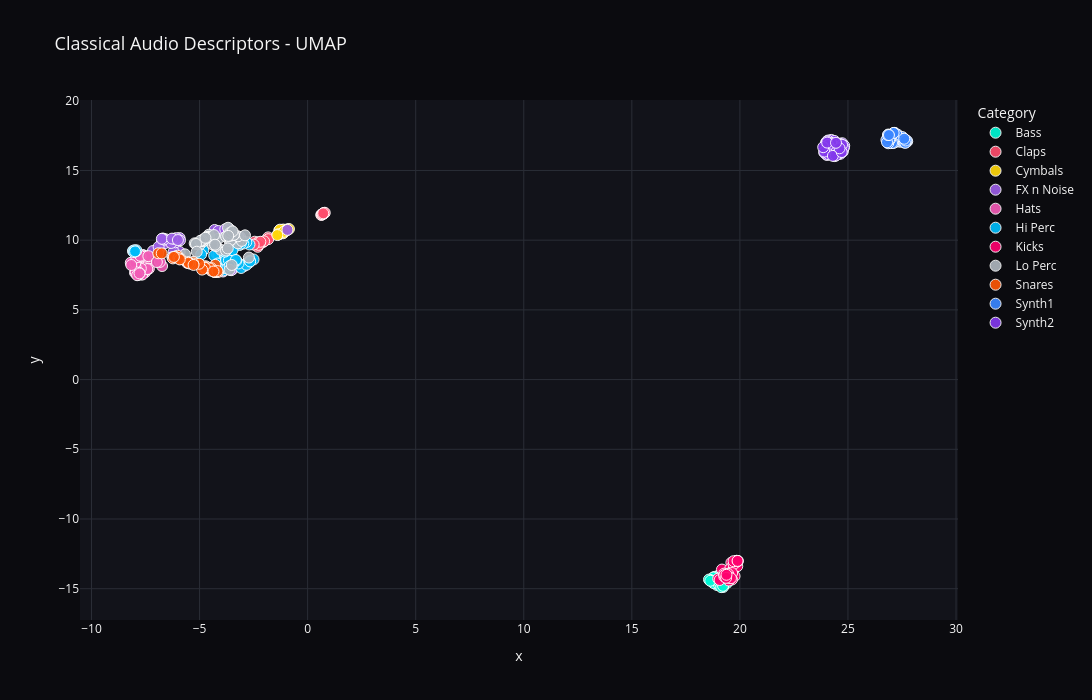

This figure's notebook cell:
### Code cell
make_interactive_plot(plot_classical, "Classical Audio Descriptors - UMAP")

### Figure 1 — Plotly figure (JSON) as saved in the notebook; plotly's stock layout.template omitted (floating-point values rounded to 4 significant figures)
{"data": [{"customdata": [["TB_Kick[Hit]_01.wav", "Bass"], ["TB_Kick[Hit]_02.wav", "Bass"], ["TB_Kick[Hit]_03.wav", "Bass"], ["TB_Kick[Hit]_04.wav", "Bass"], ["TB_Kick[Hit]_05.wav", "Bass"], ["TB_Kick[Hit]_06.wav", "Bass"], ["TB_Kick[Hit]_07.wav", "Bass"], ["TB_Kick[Hit]_08.wav", "Bass"], ["TB_Kick[Hit]_09.wav", "Bass"], ["TB_Kick[Hit]_10.wav", "Bass"], ["TB_Kick[Hit]_11.wav", "Bass"], ["TB_Kick[Hit]_12.wav", "Bass"], ["TB_Kick[Hit]_13.wav", "Bass"], ["TB_Kick[Hit]_14.wav", "Bass"], ["TB_Kick[Hit]_15.wav", "Bass"], ["TB_Kick[Hit]_16.wav", "Bass"], ["TB_Kick[Hit]_17.wav", "Bass"], ["TB_Kick[Hit]_18.wav", "Bass"], ["TB_Kick[Hit]_19.wav", "Bass"], ["TB_Kick[Hit]_20.wav", "Bass"]], "hovertemplate": "label=%{customdata[1]}<br>x=%{x}<br>y=%{y}<br>filename=%{customdata[0]}<extra></extra>", "legendgroup": "Bass", "marker": {"color": "#00f5d4", "line": {"color": "white", "width": 1}, "opacity": 0.92, "size": 11, "symbol": "circle"}, "mode": "markers", "name": "Bass", "orientation": "v", "showlegend": true, "type": "scatter", "x": [18.71, 19.26, 18.87, 19.02, 18.68, 18.94, 18.77, 19.41, 18.78, 18.83, 19.1, 18.77, 18.66, 18.57, 19.03, 19.22, 19.04, 19.14, 19.22, 18.63], "xaxis": "x", "y": [-14.36, -14.72, -14.3, -14.05, -14.43, -14.74, -14.55, -14.58, -14.59, -14.15, -14.69, -14.19, -14.4, -14.34, -14.71, -14.88, -14.52, -14.89, -14.79, -14.43], "yaxis": "y"}, {"customdata": [["WT_ClapA-01.wav", "Claps"], ["WT_ClapA-02.wav", "Claps"], ["WT_ClapA-03.wav", "Claps"], ["WT_ClapA-04.wav", "Claps"], ["WT_ClapA-05.wav", "Claps"], ["WT_ClapA-06.wav", "Claps"], ["WT_ClapA-07.wav", "Claps"], ["WT_ClapA-08.wav", "Claps"], ["WT_ClapA-09.wav", "Claps"], ["WT_ClapA-10.wav", "Claps"], ["WT_ClapA-11.wav", "Claps"], ["WT_ClapA-12.wav", "Claps"], ["WT_ClapB-01.wav", "Claps"], ["WT_ClapB-02.wav", "Claps"], ["WT_ClapB-03.wav", "Claps"], ["WT_ClapB-04.wav", "Claps"], ["WT_ClapB-05.wav", "Claps"], ["WT_ClapB-06.wav", "Claps"], ["WT_ClapB-07.wav", "Claps"], ["WT_ClapB-08.wav", "Claps"], ["WT_ClapB-09.wav", "Claps"], ["WT_ClapB-10.wav", "Claps"], ["WT_ClapB-11.wav", "Claps"], ["WT_ClapB-12.wav", "Claps"]], "hovertemplate": "label=%{customdata[1]}<br>x=%{x}<br>y=%{y}<br>filename=%{customdata[0]}<extra></extra>", "legendgroup": "Claps", "marker": {"color": "#ff4d6d", "line": {"color": "white", "width": 1}, "opacity": 0.92, "size": 11, "symbol": "circle"}, "mode": "markers", "name": "Claps", "orientation": "v", "showlegend": true, "type": "scatter", "x": [0.63, 0.6994, 0.7192, 0.6824, 0.7647, 0.6515, 0.697, 0.7532, 0.7229, 0.7909, 0.6862, 0.723, -2.451, -1.826, -1.823, -2.31, -2.087, -2.015, -2.3, -2.264, -2.231, -2.276, -2.189, -2.497], "xaxis": "x", "y": [11.81, 11.88, 11.91, 11.86, 11.94, 11.83, 11.88, 11.93, 11.9, 11.97, 11.87, 11.93, 9.89, 10.2, 10.07, 9.527, 9.845, 9.922, 9.836, 9.75, 9.708, 9.66, 9.885, 9.683], "yaxis": "y"}, {"customdata": [["WT_CymbalA-01.wav", "Cymbals"], ["WT_CymbalA-02.wav", "Cymbals"], ["WT_CymbalA-03.wav", "Cymbals"], ["WT_CymbalA-04.wav", "Cymbals"], ["WT_CymbalA-05.wav", "Cymbals"], ["WT_CymbalA-06.wav", "Cymbals"], ["WT_CymbalA-07.wav", "Cymbals"], ["WT_CymbalA-08.wav", "Cymbals"], ["WT_CymbalA-09.wav", "Cymbals"], ["WT_CymbalA-10.wav", "Cymbals"], ["WT_CymbalB-01.wav", "Cymbals"], ["WT_CymbalB-02.wav", "Cymbals"], ["WT_CymbalB-03.wav", "Cymbals"], ["WT_CymbalB-04.wav", "Cymbals"], ["WT_CymbalB-05.wav", "Cymbals"], ["WT_CymbalB-06.wav", "Cymbals"], ["WT_CymbalB-07.wav", "Cymbals"], ["WT_CymbalB-08.wav", "Cymbals"], ["WT_CymbalB-09.wav", "Cymbals"], ["WT_CymbalB-10.wav", "Cymbals"]], "hovertemplate": "label=%{customdata[1]}<br>x=%{x}<br>y=%{y}<br>filename=%{customdata[0]}<extra></extra>", "legendgroup": "Cymbals", "marker": {"color": "#ffd60a", "line": {"color": "white", "width": 1}, "opacity": 0.92, "size": 11, "symbol": "circle"}, "mode": "markers", "name": "Cymbals", "orientation": "v", "showlegend": true, "type": "scatter", "x": [-1.029, -1.008, -1.062, -1.194, -1.072, 24.09, -1.128, -0.9819, -1.317, -0.9321, -1.329, -1.083, -1.352, -1.217, -1.282, -0.8647, -1.135, -1.347, -1.097, -1.404], "xaxis": "x", "y": [10.73, 10.71, 10.72, 10.55, 10.72, 17.02, 10.76, 10.7, 10.68, 10.78, 10.42, 10.61, 10.42, 10.51, 10.75, 10.8, 10.49, 10.43, 10.6, 10.37], "yaxis": "y"}, {"customdata": [["WT_FXA-01.wav", "FX n Noise"], ["WT_FXA-02.wav", "FX n Noise"], ["WT_FXA-03.wav", "FX n Noise"], ["WT_FXA-04.wav", "FX n Noise"], ["WT_FXA-05.wav", "FX n Noise"], ["WT_FXA-06.wav", "FX n Noise"], ["WT_FXA-07.wav", "FX n Noise"], ["WT_FXA-08.wav", "FX n Noise"], ["WT_FXA-09.wav", "FX n Noise"], ["WT_FXA-10.wav", "FX n Noise"], ["WT_FXA-11.wav", "FX n Noise"], ["WT_FXA-12.wav", "FX n Noise"], ["WT_FXA-13.wav", "FX n Noise"], ["WT_FXA-14.wav", "FX n Noise"], ["WT_FXA-15.wav", "FX n Noise"], ["WT_FXA-16.wav", "FX n Noise"], ["WT_FXA-17.wav", "FX n Noise"], ["WT_FXA-18.wav", "FX n Noise"], ["WT_FXA-19.wav", "FX n Noise"], ["WT_FXA-20.wav", "FX n Noise"], ["WT_FXA-21.wav", "FX n Noise"], ["WT_FXA-22.wav", "FX n Noise"], ["WT_FXA-23.wav", "FX n Noise"], ["WT_FXB-01.wav", "FX n Noise"], ["WT_FXB-02.wav", "FX n Noise"], ["WT_FXB-03.wav", "FX n Noise"], ["WT_FXB-04.wav", "FX n Noise"], ["WT_FXB-05.wav", "FX n Noise"], ["WT_FXB-06.wav", "FX n Noise"], ["WT_FXB-07.wav", "FX n Noise"], ["WT_FXB-08.wav", "FX n Noise"], ["WT_FXB-09.wav", "FX n Noise"], ["WT_FXB-10.wav", "FX n Noise"], ["WT_FXB-11.wav", "FX n Noise"], ["WT_FXB-12.wav", "FX n Noise"], ["WT_FXB-13.wav", "FX n Noise"], ["WT_FXB-14.wav", "FX n Noise"], ["WT_FXB-15.wav", "FX n Noise"], ["WT_FXB-16.wav", "FX n Noise"], ["WT_FXB-17.wav", "FX n Noise"], ["WT_FXB-18.wav", "FX n Noise"], ["WT_FXB-19.wav", "FX n Noise"], ["WT_FXB-20.wav", "FX n Noise"], ["WT_FXB-21.wav", "FX n Noise"], ["WT_FXB-22.wav", "FX n Noise"], ["WT_FXB-23.wav", "FX n Noise"]], "hovertemplate": "label=%{customdata[1]}<br>x=%{x}<br>y=%{y}<br>filename=%{customdata[0]}<extra></extra>", "legendgroup": "FX n Noise", "marker": {"color": "#9b5de5", "line": {"color": "white", "width": 1}, "opacity": 0.92, "size": 11, "symbol": "circle"}, "mode": "markers", "name": "FX n Noise", "orientation": "v", "showlegend": true, "type": "scatter", "x": [-0.9333, -4.11, -5.923, -4.248, -6.2, -3.916, -4.03, -3.482, -4.239, -3.12, -6.259, -4.04, -3.689, -4.305, -4.213, -3.79, -3.541, -2.905, -4.13, -2.948, -3.81, -5.924, -3.619, -6.675, -6.533, -6.742, -6.594, -6.846, -6.63, -3.944, -7.159, -6.682, -5.907, -6.895, -6.29, -6.116, -6.129, -6.576, -6.316, -6.7, -6.653, -6.169, -6.746, -6.075, -6.275, -6.002], "xaxis": "x", "y": [10.74, 10.52, 9.161, 10.44, 9.175, 7.753, 8.934, 7.903, 8.251, 10.22, 8.783, 10.54, 10.58, 10.73, 9.024, 10.61, 7.846, 8.245, 10.66, 8.141, 10.79, 10.15, 10.79, 9.966, 9.9, 9.872, 10.02, 9.396, 9.763, 8.614, 9.222, 10.1, 9.984, 9.524, 10.0, 9.844, 10.06, 10.07, 9.798, 10.12, 10.04, 10.1, 10.1, 10.15, 10.11, 10.01], "yaxis": "y"}, {"customdata": [["WT_HatA-01.wav", "Hats"], ["WT_HatA-02.wav", "Hats"], ["WT_HatA-03.wav", "Hats"], ["WT_HatA-04.wav", "Hats"], ["WT_HatA-05.wav", "Hats"], ["WT_HatA-06.wav", "Hats"], ["WT_HatA-07.wav", "Hats"], ["WT_HatA-08.wav", "Hats"], ["WT_HatA-09.wav", "Hats"], ["WT_HatA-10.wav", "Hats"], ["WT_HatA-11.wav", "Hats"], ["WT_HatA-12.wav", "Hats"], ["WT_HatA-13.wav", "Hats"], ["WT_HatA-14.wav", "Hats"], ["WT_HatA-15.wav", "Hats"], ["WT_HatA-16.wav", "Hats"], ["WT_HatA-17.wav", "Hats"], ["WT_HatA-18.wav", "Hats"], ["WT_HatA-19.wav", "Hats"], ["WT_HatA-20.wav", "Hats"], ["WT_HatA-21.wav", "Hats"], ["WT_HatA-22.wav", "Hats"], ["WT_HatB-01.wav", "Hats"], ["WT_HatB-02.wav", "Hats"], ["WT_HatB-03.wav", "Hats"], ["WT_HatB-04.wav", "Hats"], ["WT_HatB-05.wav", "Hats"], ["WT_HatB-06.wav", "Hats"], ["WT_HatB-07.wav", "Hats"], ["WT_HatB-08.wav", "Hats"], ["WT_HatB-09.wav", "Hats"], ["WT_HatB-10.wav", "Hats"], ["WT_HatB-11.wav", "Hats"], ["WT_HatB-12.wav", "Hats"], ["WT_HatB-13.wav", "Hats"], ["WT_HatB-14.wav", "Hats"], ["WT_HatB-15.wav", "Hats"], ["WT_HatB-16.wav", "Hats"], ["WT_HatB-17.wav", "Hats"], ["WT_HatB-18.wav", "Hats"], ["WT_HatB-19.wav", "Hats"], ["WT_HatB-20.wav", "Hats"], ["WT_HatB-21.wav", "Hats"], ["WT_HatB-22.wav", "Hats"]], "hovertemplate": "label=%{customdata[1]}<br>x=%{x}<br>y=%{y}<br>filename=%{customdata[0]}<extra></extra>", "legendgroup": "Hats", "marker": {"color": "#f15bb5", "line": {"color": "white", "width": 1}, "opacity": 0.92, "size": 11, "symbol": "circle"}, "mode": "markers", "name": "Hats", "orientation": "v", "showlegend": true, "type": "scatter", "x": [-7.891, -7.527, -7.818, -7.916, -6.735, -7.536, -7.74, -7.882, -7.515, -8.057, -7.808, -7.43, -7.988, -7.632, -7.817, -7.575, -8.081, -7.502, -7.919, -6.832, -7.544, -7.679, -7.936, -7.653, -7.838, -8.06, -7.346, -7.42, -7.718, -7.967, -7.772, -8.183, -7.968, -7.728, -7.953, -7.849, -7.922, -7.745, -8.161, -7.37, -5.573, -6.976, -7.888, -7.779], "xaxis": "x", "y": [8.555, 7.689, 7.575, 8.068, 8.146, 7.889, 8.095, 8.092, 7.908, 8.421, 8.769, 8.487, 7.666, 8.94, 8.602, 8.89, 8.432, 8.819, 8.489, 8.441, 7.774, 7.55, 8.681, 7.532, 7.505, 8.252, 7.953, 7.926, 7.969, 8.112, 7.643, 8.383, 8.369, 8.821, 7.707, 8.816, 8.767, 8.882, 8.22, 8.854, 8.373, 8.433, 7.486, 7.615], "yaxis": "y"}, {"customdata": [["WT_HiPercA-01.wav", "Hi Perc"], ["WT_HiPercA-02.wav", "Hi Perc"], ["WT_HiPercA-03.wav", "Hi Perc"], ["WT_HiPercA-04.wav", "Hi Perc"], ["WT_HiPercA-05.wav", "Hi Perc"], ["WT_HiPercA-06.wav", "Hi Perc"], ["WT_HiPercA-07.wav", "Hi Perc"], ["WT_HiPercA-08.wav", "Hi Perc"], ["WT_HiPercA-09.wav", "Hi Perc"], ["WT_HiPercA-10.wav", "Hi Perc"], ["WT_HiPercA-11.wav", "Hi Perc"], ["WT_HiPercA-12.wav", "Hi Perc"], ["WT_HiPercA-13.wav", "Hi Perc"], ["WT_HiPercA-14.wav", "Hi Perc"], ["WT_HiPercA-15.wav", "Hi Perc"], ["WT_HiPercA-16.wav", "Hi Perc"], ["WT_HiPercA-17.wav", "Hi Perc"], ["WT_HiPercA-18.wav", "Hi Perc"], ["WT_HiPercA-19.wav", "Hi Perc"], ["WT_HiPercA-20.wav", "Hi Perc"], ["WT_HiPercA-21.wav", "Hi Perc"], ["WT_HiPercA-22.wav", "Hi Perc"], ["WT_HiPercA-23.wav", "Hi Perc"], ["WT_HiPercA-24.wav", "Hi Perc"], ["WT_HiPercB-01.wav", "Hi Perc"], ["WT_HiPercB-02.wav", "Hi Perc"], ["WT_HiPercB-03.wav", "Hi Perc"], ["WT_HiPercB-04.wav", "Hi Perc"], ["WT_HiPercB-05.wav", "Hi Perc"], ["WT_HiPercB-06.wav", "Hi Perc"], ["WT_HiPercB-07.wav", "Hi Perc"], ["WT_HiPercB-08.wav", "Hi Perc"], ["WT_HiPercB-09.wav", "Hi Perc"], ["WT_HiPercB-10.wav", "Hi Perc"], ["WT_HiPercB-11.wav", "Hi Perc"], ["WT_HiPercB-12.wav", "Hi Perc"], ["WT_HiPercB-13.wav", "Hi Perc"], ["WT_HiPercB-14.wav", "Hi Perc"], ["WT_HiPercB-15.wav", "Hi Perc"], ["WT_HiPercB-16.wav", "Hi Perc"], ["WT_HiPercB-17.wav", "Hi Perc"], ["WT_HiPercB-18.wav", "Hi Perc"], ["WT_HiPercB-19.wav", "Hi Perc"], ["WT_HiPercB-20.wav", "Hi Perc"], ["WT_HiPercB-21.wav", "Hi Perc"], ["WT_HiPercB-22.wav", "Hi Perc"], ["WT_HiPercB-23.wav", "Hi Perc"], ["WT_HiPercB-24.wav", "Hi Perc"]], "hovertemplate": "label=%{customdata[1]}<br>x=%{x}<br>y=%{y}<br>filename=%{customdata[0]}<extra></extra>", "legendgroup": "Hi Perc", "marker": {"color": "#00bbf9", "line": {"color": "white", "width": 1}, "opacity": 0.92, "size": 11, "symbol": "circle"}, "mode": "markers", "name": "Hi Perc", "orientation": "v", "showlegend": true, "type": "scatter", "x": [-8.057, -8.082, -4.074, -2.81, -7.938, -7.925, -3.892, -4.123, -3.515, -8.009, -8.031, -3.079, -3.705, -2.717, -7.983, -4.324, -4.828, -4.928, -3.494, -3.944, -4.161, -3.156, -3.769, -2.828, -3.694, -3.69, -3.699, -2.503, -3.789, -3.743, -3.197, -3.727, -3.302, -3.653, -3.775, -2.691, -3.454, -2.674, -3.642, -3.823, -2.837, -2.975, -3.476, -3.717, -3.32, -3.101, -3.61, -2.661], "xaxis": "x", "y": [9.246, 9.215, 8.931, 8.345, 9.206, 9.274, 7.831, 8.94, 8.752, 9.271, 9.145, 8.006, 8.024, 8.39, 9.196, 8.896, 9.284, 8.977, 9.356, 7.979, 8.326, 9.652, 8.051, 8.238, 8.656, 8.524, 8.933, 8.616, 8.688, 8.454, 8.33, 9.142, 8.527, 8.938, 8.568, 9.691, 8.276, 8.522, 8.555, 9.179, 9.857, 9.755, 9.284, 7.969, 8.581, 9.752, 8.14, 8.471], "yaxis": "y"}, {"customdata": [["WT_KickA-01.wav", "Kicks"], ["WT_KickA-02.wav", "Kicks"], ["WT_KickA-03.wav", "Kicks"], ["WT_KickA-04.wav", "Kicks"], ["WT_KickA-05.wav", "Kicks"], ["WT_KickA-06.wav", "Kicks"], ["WT_KickA-07.wav", "Kicks"], ["WT_KickA-08.wav", "Kicks"], ["WT_KickA-09.wav", "Kicks"], ["WT_KickA-10.wav", "Kicks"], ["WT_KickA-11.wav", "Kicks"], ["WT_KickA-12.wav", "Kicks"], ["WT_KickA-13.wav", "Kicks"], ["WT_KickA-14.wav", "Kicks"], ["WT_KickA-15.wav", "Kicks"], ["WT_KickA-16.wav", "Kicks"], ["WT_KickB-01.wav", "Kicks"], ["WT_KickB-02.wav", "Kicks"], ["WT_KickB-03.wav", "Kicks"], ["WT_KickB-04.wav", "Kicks"], ["WT_KickB-05.wav", "Kicks"], ["WT_KickB-06.wav", "Kicks"], ["WT_KickB-07.wav", "Kicks"], ["WT_KickB-08.wav", "Kicks"], ["WT_KickB-09.wav", "Kicks"], ["WT_KickB-10.wav", "Kicks"], ["WT_KickB-11.wav", "Kicks"], ["WT_KickB-12.wav", "Kicks"], ["WT_KickB-13.wav", "Kicks"], ["WT_KickB-14.wav", "Kicks"], ["WT_KickB-15.wav", "Kicks"], ["WT_KickB-16.wav", "Kicks"]], "hovertemplate": "label=%{customdata[1]}<br>x=%{x}<br>y=%{y}<br>filename=%{customdata[0]}<extra></extra>", "legendgroup": "Kicks", "marker": {"color": "#ff006e", "line": {"color": "white", "width": 1}, "opacity": 0.92, "size": 11, "symbol": "circle"}, "mode": "markers", "name": "Kicks", "orientation": "v", "showlegend": true, "type": "scatter", "x": [19.0, 19.17, 19.6, 19.55, 19.71, 19.85, 19.78, 19.88, 19.88, 19.78, 19.86, 19.71, 19.85, 19.71, 19.91, 19.89, 19.06, 19.27, 19.48, 19.28, 19.75, 19.64, 19.28, 19.45, 19.49, 19.64, 19.43, 19.46, 19.52, 19.59, 19.36, 19.38], "xaxis": "x", "y": [-14.28, -13.63, -13.13, -13.57, -13.59, -13.0, -13.11, -13.39, -13.03, -13.08, -13.05, -13.24, -13.0, -13.03, -13.01, -13.01, -14.38, -13.92, -13.91, -14.12, -14.1, -14.34, -14.02, -14.14, -14.41, -13.88, -14.19, -13.96, -14.2, -14.24, -14.22, -14.0], "yaxis": "y"}, {"customdata": [["WT_LoPercA-01.wav", "Lo Perc"], ["WT_LoPercA-02.wav", "Lo Perc"], ["WT_LoPercA-03.wav", "Lo Perc"], ["WT_LoPercA-04.wav", "Lo Perc"], ["WT_LoPercA-05.wav", "Lo Perc"], ["WT_LoPercA-06.wav", "Lo Perc"], ["WT_LoPercA-07.wav", "Lo Perc"], ["WT_LoPercA-08.wav", "Lo Perc"], ["WT_LoPercA-09.wav", "Lo Perc"], ["WT_LoPercA-10.wav", "Lo Perc"], ["WT_LoPercA-11.wav", "Lo Perc"], ["WT_LoPercA-12.wav", "Lo Perc"], ["WT_LoPercA-13.wav", "Lo Perc"], ["WT_LoPercA-14.wav", "Lo Perc"], ["WT_LoPercA-15.wav", "Lo Perc"], ["WT_LoPercA-16.wav", "Lo Perc"], ["WT_LoPercA-17.wav", "Lo Perc"], ["WT_LoPercA-18.wav", "Lo Perc"], ["WT_LoPercA-19.wav", "Lo Perc"], ["WT_LoPercA-20.wav", "Lo Perc"], ["WT_LoPercA-21.wav", "Lo Perc"], ["WT_LoPercA-22.wav", "Lo Perc"], ["WT_LoPercA-23.wav", "Lo Perc"], ["WT_LoPercB-01.wav", "Lo Perc"], ["WT_LoPercB-02.wav", "Lo Perc"], ["WT_LoPercB-03.wav", "Lo Perc"], ["WT_LoPercB-04.wav", "Lo Perc"], ["WT_LoPercB-05.wav", "Lo Perc"], ["WT_LoPercB-06.wav", "Lo Perc"], ["WT_LoPercB-07.wav", "Lo Perc"], ["WT_LoPercB-08.wav", "Lo Perc"], ["WT_LoPercB-09.wav", "Lo Perc"], ["WT_LoPercB-10.wav", "Lo Perc"], ["WT_LoPercB-11.wav", "Lo Perc"], ["WT_LoPercB-12.wav", "Lo Perc"], ["WT_LoPercB-13.wav", "Lo Perc"], ["WT_LoPercB-14.wav", "Lo Perc"], ["WT_LoPercB-15.wav", "Lo Perc"], ["WT_LoPercB-16.wav", "Lo Perc"], ["WT_LoPercB-17.wav", "Lo Perc"], ["WT_LoPercB-18.wav", "Lo Perc"], ["WT_LoPercB-19.wav", "Lo Perc"], ["WT_LoPercB-20.wav", "Lo Perc"], ["WT_LoPercB-21.wav", "Lo Perc"], ["WT_LoPercB-22.wav", "Lo Perc"], ["WT_LoPercB-23.wav", "Lo Perc"]], "hovertemplate": "label=%{customdata[1]}<br>x=%{x}<br>y=%{y}<br>filename=%{customdata[0]}<extra></extra>", "legendgroup": "Lo Perc", "marker": {"color": "#adb5bd", "line": {"color": "white", "width": 1}, "opacity": 0.92, "size": 11, "symbol": "circle"}, "mode": "markers", "name": "Lo Perc", "orientation": "v", "showlegend": true, "type": "scatter", "x": [-4.578, -4.136, -4.765, -4.022, -4.25, -4.403, -4.574, -3.223, -4.575, -4.795, -4.962, -4.829, -4.626, -4.664, -3.776, -4.906, -5.226, -4.331, -4.89, -4.964, -4.728, -5.167, -4.285, -3.75, -3.641, -3.774, -3.048, -3.611, -3.61, -3.507, -3.555, -3.684, -3.226, -3.568, -3.424, -3.412, -3.51, -2.718, -3.585, -5.931, -3.473, -5.131, -2.898, -3.674, -5.675, -3.696], "xaxis": "x", "y": [10.02, 10.09, 10.02, 9.312, 9.58, 9.697, 10.39, 9.77, 10.25, 10.07, 9.728, 9.937, 10.23, 10.17, 9.259, 9.935, 9.776, 10.37, 9.985, 9.956, 10.17, 9.729, 9.674, 10.27, 10.53, 10.26, 9.949, 7.881, 9.937, 10.62, 10.01, 10.89, 10.28, 10.32, 10.37, 10.38, 8.22, 8.752, 10.52, 8.771, 10.63, 9.171, 10.35, 10.31, 8.983, 9.409], "yaxis": "y"}, {"customdata": [["WT_SnareA-01.wav", "Snares"], ["WT_SnareA-02.wav", "Snares"], ["WT_SnareA-03.wav", "Snares"], ["WT_SnareA-04.wav", "Snares"], ["WT_SnareA-05.wav", "Snares"], ["WT_SnareA-06.wav", "Snares"], ["WT_SnareA-07.wav", "Snares"], ["WT_SnareA-08.wav", "Snares"], ["WT_SnareA-09.wav", "Snares"], ["WT_SnareA-10.wav", "Snares"], ["WT_SnareA-11.wav", "Snares"], ["WT_SnareA-12.wav", "Snares"], ["WT_SnareA-13.wav", "Snares"], ["WT_SnareA-14.wav", "Snares"], ["WT_SnareA-15.wav", "Snares"], ["WT_SnareA-16.wav", "Snares"], ["WT_SnareA-17.wav", "Snares"], ["WT_SnareB-01.wav", "Snares"], ["WT_SnareB-02.wav", "Snares"], ["WT_SnareB-03.wav", "Snares"], ["WT_SnareB-04.wav", "Snares"], ["WT_SnareB-05.wav", "Snares"], ["WT_SnareB-06.wav", "Snares"], ["WT_SnareB-07.wav", "Snares"], ["WT_SnareB-08.wav", "Snares"], ["WT_SnareB-09.wav", "Snares"], ["WT_SnareB-10.wav", "Snares"], ["WT_SnareB-11.wav", "Snares"], ["WT_SnareB-12.wav", "Snares"], ["WT_SnareB-13.wav", "Snares"], ["WT_SnareB-14.wav", "Snares"], ["WT_SnareB-15.wav", "Snares"], ["WT_SnareB-16.wav", "Snares"], ["WT_SnareB-17.wav", "Snares"]], "hovertemplate": "label=%{customdata[1]}<br>x=%{x}<br>y=%{y}<br>filename=%{customdata[0]}<extra></extra>", "legendgroup": "Snares", "marker": {"color": "#fb5607", "line": {"color": "white", "width": 1}, "opacity": 0.92, "size": 11, "symbol": "circle"}, "mode": "markers", "name": "Snares", "orientation": "v", "showlegend": true, "type": "scatter", "x": [-4.703, -4.15, -4.236, -4.354, -4.275, -4.456, -4.464, -4.459, -4.288, -4.784, -4.761, -4.53, -4.305, -4.175, -4.756, -4.884, -4.355, -6.232, -6.912, -5.3, -6.751, -5.019, -5.292, -5.511, -6.02, -5.528, -5.433, -5.873, -6.134, -5.978, -5.512, -5.278, -5.917, -6.19], "xaxis": "x", "y": [8.125, 7.713, 7.765, 7.871, 8.231, 7.881, 7.816, 7.996, 7.71, 8.114, 7.984, 7.972, 7.73, 7.783, 8.026, 7.89, 7.756, 8.693, 9.061, 8.437, 9.054, 8.309, 8.327, 8.385, 8.886, 8.421, 8.314, 8.65, 8.824, 8.72, 8.373, 8.224, 8.618, 8.797], "yaxis": "y"}, {"customdata": [["Rave_Saw_A#1.wav", "Synth1"], ["Rave_Saw_A#2.wav", "Synth1"], ["Rave_Saw_A#3.wav", "Synth1"], ["Rave_Saw_A1.wav", "Synth1"], ["Rave_Saw_A2.wav", "Synth1"], ["Rave_Saw_A3.wav", "Synth1"], ["Rave_Saw_B1.wav", "Synth1"], ["Rave_Saw_B2.wav", "Synth1"], ["Rave_Saw_B3.wav", "Synth1"], ["Rave_Saw_C#1.wav", "Synth1"], ["Rave_Saw_C#2.wav", "Synth1"], ["Rave_Saw_C#3.wav", "Synth1"], ["Rave_Saw_C1.wav", "Synth1"], ["Rave_Saw_C2.wav", "Synth1"], ["Rave_Saw_C3.wav", "Synth1"], ["Rave_Saw_C4.wav", "Synth1"], ["Rave_Saw_D#1.wav", "Synth1"], ["Rave_Saw_D#2.wav", "Synth1"], ["Rave_Saw_D#3.wav", "Synth1"], ["Rave_Saw_D1.wav", "Synth1"], ["Rave_Saw_D2.wav", "Synth1"], ["Rave_Saw_D3.wav", "Synth1"], ["Rave_Saw_E1.wav", "Synth1"], ["Rave_Saw_E2.wav", "Synth1"], ["Rave_Saw_E3.wav", "Synth1"], ["Rave_Saw_F#1.wav", "Synth1"], ["Rave_Saw_F#2.wav", "Synth1"], ["Rave_Saw_F#3.wav", "Synth1"], ["Rave_Saw_F1.wav", "Synth1"], ["Rave_Saw_F2.wav", "Synth1"], ["Rave_Saw_F3.wav", "Synth1"], ["Rave_Saw_G#1.wav", "Synth1"], ["Rave_Saw_G#2.wav", "Synth1"], ["Rave_Saw_G#3.wav", "Synth1"], ["Rave_Saw_G1.wav", "Synth1"], ["Rave_Saw_G2.wav", "Synth1"], ["Rave_Saw_G3.wav", "Synth1"]], "hovertemplate": "label=%{customdata[1]}<br>x=%{x}<br>y=%{y}<br>filename=%{customdata[0]}<extra></extra>", "legendgroup": "Synth1", "marker": {"color": "#3a86ff", "line": {"color": "white", "width": 1}, "opacity": 0.92, "size": 11, "symbol": "circle"}, "mode": "markers", "name": "Synth1", "orientation": "v", "showlegend": true, "type": "scatter", "x": [27.5, 27.31, 27.16, 27.52, 27.22, 27.13, 27.39, 27.31, 27.13, 27.64, 27.18, 26.95, 27.74, 27.43, 27.09, 27.24, 27.68, 27.15, 26.97, 27.68, 27.23, 27.1, 27.61, 27.04, 26.86, 27.72, 26.95, 26.78, 27.65, 26.9, 26.81, 27.67, 27.11, 26.87, 27.6, 26.85, 26.9], "xaxis": "x", "y": [17.37, 17.55, 17.7, 17.39, 17.54, 17.67, 17.09, 17.43, 17.7, 17.03, 17.11, 17.04, 17.08, 17.07, 17.19, 17.59, 17.07, 17.04, 16.96, 17.03, 17.06, 16.97, 17.0, 16.97, 16.95, 17.15, 17.25, 17.19, 16.99, 17.21, 17.02, 17.15, 17.69, 17.58, 17.28, 17.54, 17.54], "yaxis": "y"}, {"customdata": [["Rave_Lead_A#1.wav", "Synth2"], ["Rave_Lead_A#2.wav", "Synth2"], ["Rave_Lead_A#3.wav", "Synth2"], ["Rave_Lead_A#4.wav", "Synth2"], ["Rave_Lead_A1.wav", "Synth2"], ["Rave_Lead_A2.wav", "Synth2"], ["Rave_Lead_A3.wav", "Synth2"], ["Rave_Lead_A4.wav", "Synth2"], ["Rave_Lead_B1.wav", "Synth2"], ["Rave_Lead_B2.wav", "Synth2"], ["Rave_Lead_B3.wav", "Synth2"], ["Rave_Lead_B4.wav", "Synth2"], ["Rave_Lead_C#1.wav", "Synth2"], ["Rave_Lead_C#2.wav", "Synth2"], ["Rave_Lead_C#3.wav", "Synth2"], ["Rave_Lead_C#4.wav", "Synth2"], ["Rave_Lead_C1.wav", "Synth2"], ["Rave_Lead_C2.wav", "Synth2"], ["Rave_Lead_C3.wav", "Synth2"], ["Rave_Lead_C4.wav", "Synth2"], ["Rave_Lead_D#1.wav", "Synth2"], ["Rave_Lead_D#2.wav", "Synth2"], ["Rave_Lead_D#3.wav", "Synth2"], ["Rave_Lead_D#4.wav", "Synth2"], ["Rave_Lead_D1.wav", "Synth2"], ["Rave_Lead_D2.wav", "Synth2"], ["Rave_Lead_D3.wav", "Synth2"], ["Rave_Lead_D4.wav", "Synth2"], ["Rave_Lead_E1.wav", "Synth2"], ["Rave_Lead_E2.wav", "Synth2"], ["Rave_Lead_E3.wav", "Synth2"], ["Rave_Lead_E4.wav", "Synth2"], ["Rave_Lead_F#1.wav", "Synth2"], ["Rave_Lead_F#2.wav", "Synth2"], ["Rave_Lead_F#3.wav", "Synth2"], ["Rave_Lead_F#4.wav", "Synth2"], ["Rave_Lead_F1.wav", "Synth2"], ["Rave_Lead_F2.wav", "Synth2"], ["Rave_Lead_F3.wav", "Synth2"], ["Rave_Lead_F4.wav", "Synth2"], ["Rave_Lead_G#1.wav", "Synth2"], ["Rave_Lead_G#2.wav", "Synth2"], ["Rave_Lead_G#3.wav", "Synth2"], ["Rave_Lead_G#4.wav", "Synth2"], ["Rave_Lead_G1.wav", "Synth2"], ["Rave_Lead_G2.wav", "Synth2"], ["Rave_Lead_G3.wav", "Synth2"], ["Rave_Lead_G4.wav", "Synth2"]], "hovertemplate": "label=%{customdata[1]}<br>x=%{x}<br>y=%{y}<br>filename=%{customdata[0]}<extra></extra>", "legendgroup": "Synth2", "marker": {"color": "#8338ec", "line": {"color": "white", "width": 1}, "opacity": 0.92, "size": 11, "symbol": "circle"}, "mode": "markers", "name": "Synth2", "orientation": "v", "showlegend": true, "type": "scatter", "x": [24.38, 24.14, 24.23, 24.22, 24.59, 24.73, 24.73, 24.38, 24.38, 24.03, 23.98, 24.08, 24.51, 24.64, 24.75, 24.59, 24.39, 24.56, 24.25, 24.14, 24.15, 24.15, 24.46, 24.63, 24.47, 24.69, 24.8, 24.83, 24.01, 23.9, 24.22, 24.03, 24.05, 24.06, 24.19, 24.08, 24.09, 23.91, 23.85, 24.04, 24.44, 24.76, 24.8, 24.73, 24.3, 24.71, 24.61, 24.45], "xaxis": "x", "y": [16.64, 16.58, 17.05, 17.19, 16.65, 16.63, 16.95, 17.12, 16.55, 16.49, 17.0, 17.15, 16.17, 16.19, 16.39, 16.54, 16.03, 16.18, 16.27, 16.9, 16.35, 16.3, 16.68, 16.92, 16.19, 16.37, 16.62, 16.78, 16.13, 16.29, 16.98, 17.08, 16.12, 16.4, 16.6, 16.82, 16.17, 16.35, 16.67, 17.0, 16.07, 16.35, 16.65, 16.84, 16.05, 16.32, 16.59, 16.98], "yaxis": "y"}], "layout": {"font": {"color": "#f5f5f5", "size": 12}, "height": 700, "legend": {"title": {"text": "Category"}, "tracegroupgap": 0}, "paper_bgcolor": "#0b0b0f", "plot_bgcolor": "#12131a", "title": {"font": {"color": "#f5f5f5", "size": 18}, "text": "Classical Audio Descriptors - UMAP"}, "width": 1100, "xaxis": {"anchor": "y", "color": "#f5f5f5", "domain": [0, 1], "gridcolor": "#2a2d36", "showgrid": true, "title": {"text": "x"}, "zeroline": false}, "yaxis": {"anchor": "x", "color": "#f5f5f5", "domain": [0, 1], "gridcolor": "#2a2d36", "showgrid": true, "title": {"text": "y"}, "zeroline": false}}}
